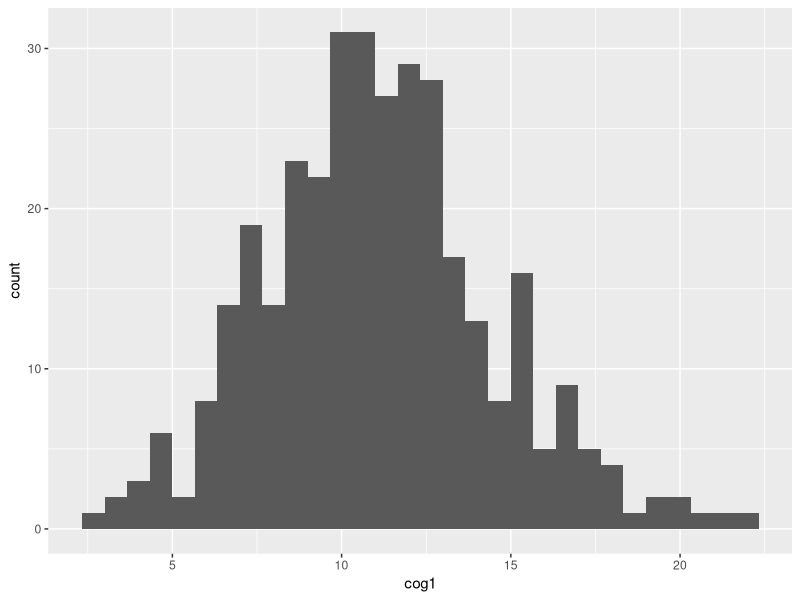
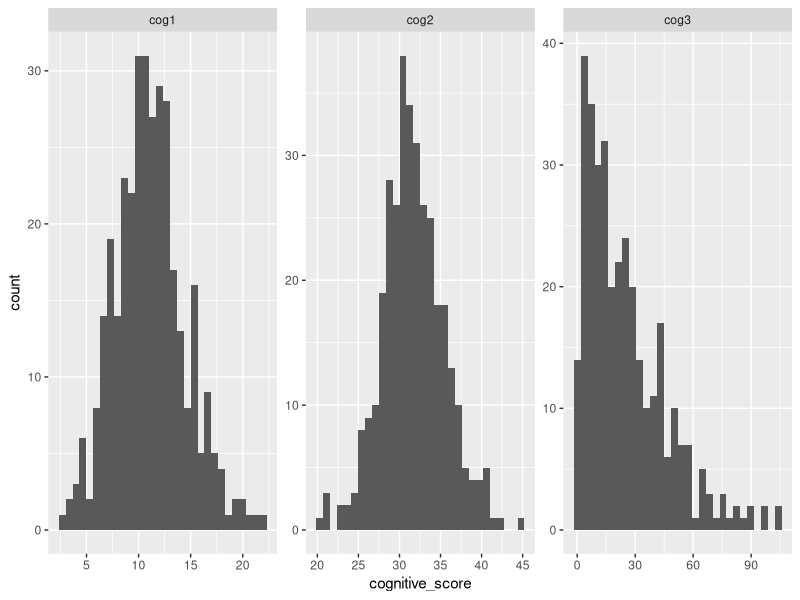
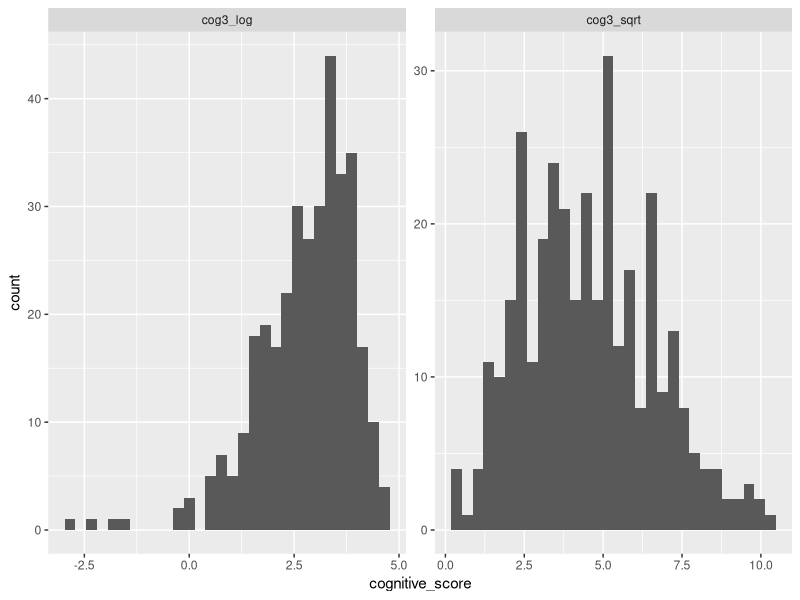
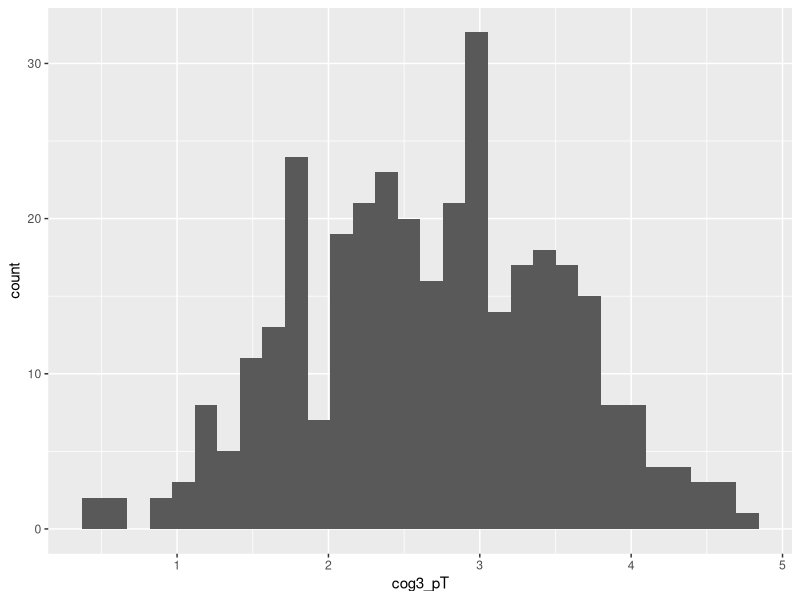
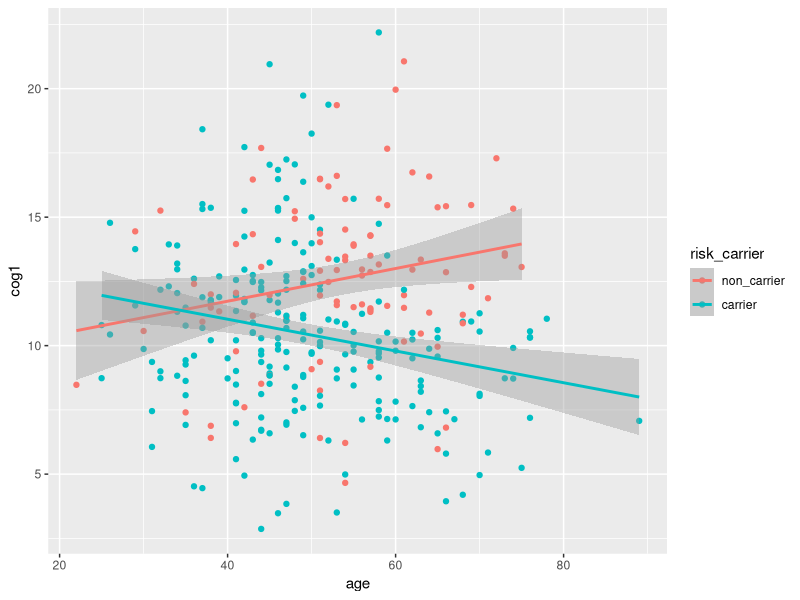
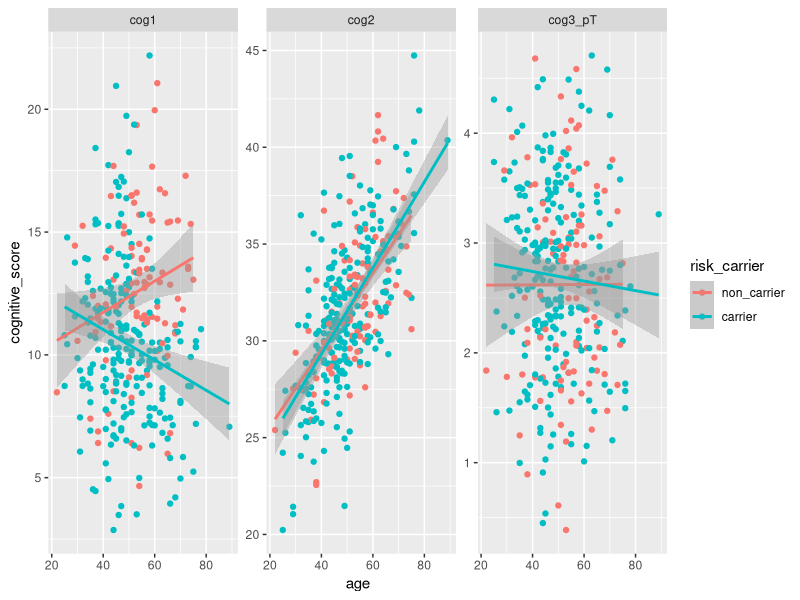

R code for these plots, in order: (Note: this script raises an error after producing the figures.)
## ---- chunk 1
library(tidyverse)
library(dplyr)
library(tidyr)
library(broom)
library(readr)
## ---- chunk 2
messy_demographic <- read_csv("data/messy_demographic.csv")  # put in the location of the downloaded data file 1
messy_cognitive <- read_csv("data/messy_cognitive.csv")  # put in the location of the downloaded data file 2
messy_genotype <- read_csv("data/messy_genotype.csv")
## ---- chunk 3
## I'm using require, it's actually pretty much the same thing as "library"
require(dplyr)
require(stringr)
require(readr)
## we know that we need we have a same missing value issues in all three dataframes
## to avoid copying and pasting 3 times let's set them to a function
recode_missing <- function(df) {
  df[df==""] <- NA
  df[df=="missing"] <- NA
  df[df=="9999"] <- NA
  df[df==9999] <- NA
  return(df)
}
## pipeping messy demographic to the function we made
## then defining the factors inside a call to mutate
## note I use readr::parse_number(), which less error prone version of as.numeric() 
clean_demographic <- messy_demographic %>%
  recode_missing() %>%
  mutate(age = parse_number(age),
         ethnicity = factor(ethnicity,
                            levels=c("Cauc","AA","As","In","Other")),
         sex = factor(sex, levels = c(0,1),
                            labels = c("Male","Female")),
         dx = factor(dx, levels=c(0,1), 
                           labels=c("Control","Case")))
## recoding missing values in using out hand made recode_missing function
## then I use dplyr mutate_at to convert all 3 cog vars to a number
clean_cognitive <- messy_cognitive %>%
  recode_missing() %>%
  mutate_at(vars(cog1:cog3), funs(parse_number(.)))
## recode and set genotype to a factor
clean_genotype <- messy_genotype %>%
  recode_missing() %>%
  mutate(genotype = factor(genotype, 
                           levels=c(0,1,2), 
                           labels=c("AA","AG","GG")))
## use stringr to make the subject IDs match
## use dplyr's inner_join to put all three together
## use select to remove the extra column and put "subID" as the first column
alldata <- clean_demographic %>%
  mutate(subID = str_replace(subject_ID, "SUB_", "subject")) %>%
  inner_join(clean_cognitive, by = "subID") %>%
  inner_join(clean_genotype, by = "subID") %>%
  select(subID, everything(), -subject_ID)
## remove the intermediate data from your workspace
rm(messy_demographic, messy_cognitive, messy_genotype,
   clean_genotype, clean_cognitive, clean_demographic)
## ---- chunk 4
fit_cog2_age <-lm(cog2 ~ age, data = alldata) # creates lm "fit" object
summary(fit_cog2_age)                         # prints a summary report of the fit
## ---- chunk 5
cogbyage_aug <- alldata %>%
  do(augment(lm(cog2~age,data = .)))
head(cogbyage_aug)
## ---- chunk 6
cogbyage_tidy <- alldata %>%
  do(tidy(lm(cog2~age,data = .)))
cogbyage_tidy
## ---- chunk 7
cogbyage_glance <- alldata %>%
  do(glance(lm(cog2~age,data = .)))
cogbyage_glance
## ---- chunk 8
my_t_stat <- cogbyage_tidy %>%
  dplyr::filter(term == "age") %>%
  select(statistic) %>%
  round(.,2) ## round to 2 decimal places
print(my_t_stat)
## ---- chunk 9
ggplot(alldata, aes(x=cog1)) + geom_histogram()
## ---- chunk 10
alldata %>%
  gather(cognitive_scale, cognitive_score, 
         cog1:cog3) %>%
  ggplot(aes(x = cognitive_score)) +
    geom_histogram() +
    facet_wrap(~cognitive_scale, scales = "free")
## ---- chunk 11
alldata <- alldata %>%
  mutate(cog3_log  = log(cog3),
         cog3_sqrt = sqrt(cog3))
## ---- chunk 12
alldata %>%
  gather(cognitive_scale, cognitive_score, 
         cog3_log, cog3_sqrt) %>%
  ggplot(aes(x = cognitive_score)) +
    geom_histogram() +
    facet_wrap(~cognitive_scale, scales = "free")
## ---- chunk 13
library(car)
# calculate the best exponent using powerTransform:
pT <- powerTransform(alldata$cog3)
# apply the power transform and save the result to a new variable
alldata$cog3_powerT <- alldata$cog3^pT$lambda ## note ^ is exponent in r
## ---- chunk 14
## run the power transform, return the transformed variable
## where x is a vector of values
get_pT <- function(x) {
 pT <- x^powerTransform(x)$lambda
 return(pT)
}
alldata <- alldata %>%
  mutate(cog3_pT = get_pT(cog3))
ggplot(alldata, aes(x=cog3_pT)) + geom_histogram()
## ---- chunk 15
summary(alldata$genotype)
## ---- chunk 16
library(forcats)
alldata <- alldata %>%
  mutate(risk_carrier = fct_recode(genotype,
                                   carrier = "GG",
                                   carrier = "AG",
                                   non_carrier = "AA"))
## ---- chunk 17
fit2 <- lm(cog1 ~ age*risk_carrier, data = alldata)
summary(fit2)
## ---- chunk 18
alldata %>%
  drop_na(risk_carrier) %>%
ggplot(aes(x = age, y = cog1, color = risk_carrier)) +
  geom_point() +
  geom_smooth(method = "lm")
## ---- chunk 19
alldata %>%
  gather(cognitive_scale, cognitive_score, 
         cog1, cog2, cog3_pT) %>%
  drop_na(risk_carrier) %>%
  ggplot(aes(y = cognitive_score, x = age, color = risk_carrier)) +
    geom_point() +
    geom_smooth(method = "lm") +
    facet_wrap(~cognitive_scale, scales = "free")
## ---- chunk 20
lm_results <- alldata %>%
  gather(cognitive_scale, cognitive_score, 
         cog1, cog2, cog3_pT) %>%
  drop_na(risk_carrier) %>%
  group_by(cognitive_scale) %>%
  do(tidy(lm(cognitive_score ~ age*risk_carrier, data = .)))
library(knitr)
kable(lm_results %>%
  select(cognitive_scale, term, statistic, p.value) %>%
    arrange(p.value))
## ---- chunk 21
age_effects <- lm_results %>%
  dplyr::filter(term == "age")
age_effects$p.FDR <- p.adjust(age_effects$p.value, method = "fdr")
kable(age_effects)
## ---- chunk 22
alldata$totalcog <- (alldata$cog1 + alldata$cog3) / alldata$cog2
## ---- chunk 23
library(rms)
lm.base <- lm(data=alldata, totalcog ~ age)
lm.rms <- ols(data=alldata, totalcog ~ age)
## ---- chunk 24
lm.base
summary(lm.base)
anova(lm.base)
## ---- chunk 25
dd.alldata <- datadist(alldata)
options(datadist="dd.alldata")
lm.rms
summary(lm.rms)
anova(lm.rms)
## ---- chunk 26
plot(Predict(lm.rms))
## ---- chunk 27
lm3 <- ols(data=alldata, cog1 ~ age*risk_carrier + sex )
lm3
anova(lm3)
summary(lm3)
## ---- chunk 28
lm3.plot <- ols(data=alldata, cog1 ~ genotype + age)
ggplot(data=alldata, aes(y=resid(lm3.plot), x=sex)) + 
  geom_boxplot()
